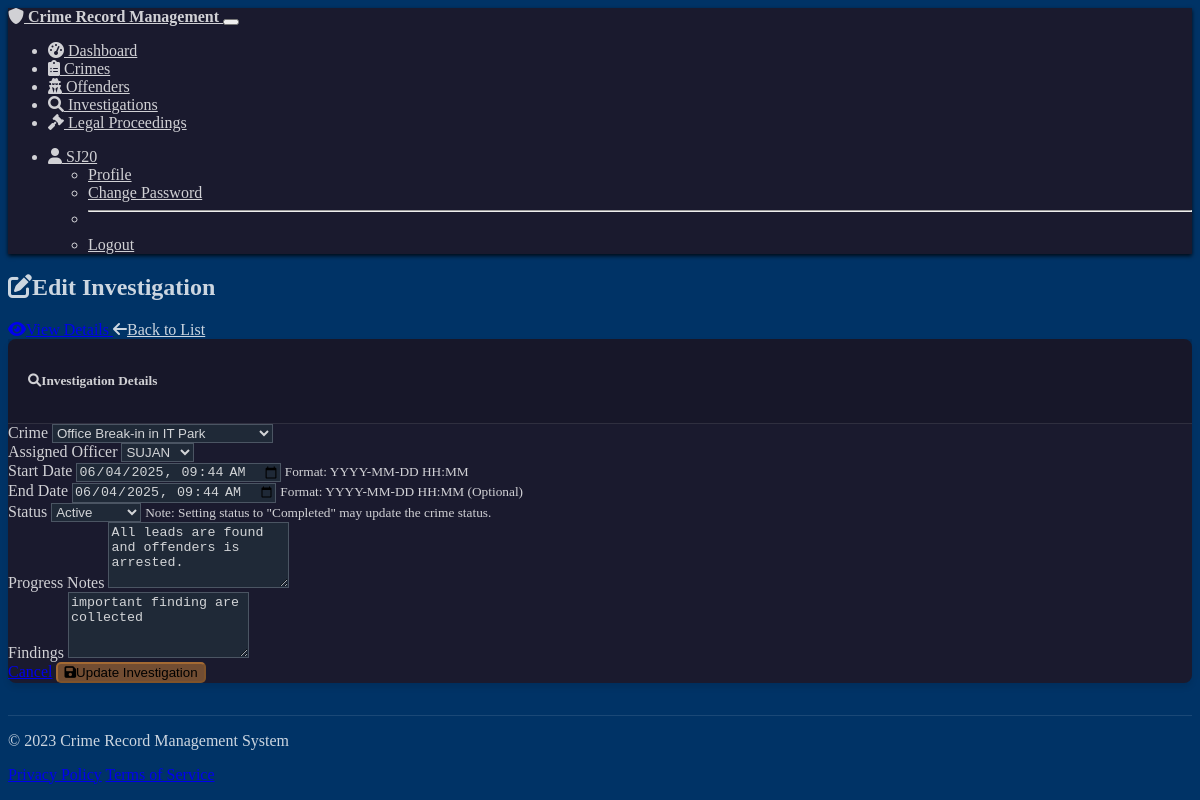
The app's page /investigations/edit/2 (signed in) with its own data.
### models.py (models this page shows, shortened)
class User(UserMixin, db.Model):
    id = db.Column(db.Integer, primary_key=True)
    username = db.Column(db.String(64), unique=True, nullable=False)
    password_hash = db.Column(db.String(256), nullable=False)
    email = db.Column(db.String(120), unique=True, nullable=False)
    full_name = db.Column(db.String(100), nullable=False)
    role = db.Column(db.String(20), nullable=False, default='police')  # 'admin' or 'police'
    badge_number = db.Column(db.String(20), nullable=True)
    department = db.Column(db.String(100), nullable=True)
    created_at = db.Column(db.DateTime, default=datetime.utcnow)
    crimes = db.relationship('Crime', backref='reported_by_user', lazy=True)
    investigations = db.relationship('Investigation', backref='assigned_officer', lazy=True)
    def is_admin(self):
        return self.role == 'admin'

class Investigation(db.Model):
    id = db.Column(db.Integer, primary_key=True)
    crime_id = db.Column(db.Integer, db.ForeignKey('crime.id'), nullable=False)
    officer_id = db.Column(db.Integer, db.ForeignKey('user.id'), nullable=False)
    start_date = db.Column(db.DateTime, default=datetime.utcnow)
    end_date = db.Column(db.DateTime, nullable=True)
    status = db.Column(db.String(20), nullable=False, default='Active')  # Active, Suspended, Completed
    progress_notes = db.Column(db.Text, nullable=True)
    findings = db.Column(db.Text, nullable=True)
    created_at = db.Column(db.DateTime, default=datetime.utcnow)
    updated_at = db.Column(db.DateTime, default=datetime.utcnow, onupdate=datetime.utcnow)

### officer.py (the view, shortened to what this page needs)
@app.route('/investigations/edit/<int:investigation_id>', methods=['GET', 'POST'])
@login_required
def investigation_edit(investigation_id):
    investigation = Investigation.query.get_or_404(investigation_id)
    if not current_user.is_admin() and investigation.officer_id != current_user.id:
        abort(403)
    form = InvestigationForm()
    if current_user.is_admin():
        form.crime_id.choices = [(c.id, c.title) for c in Crime.query.all()]
    else:
        form.crime_id.choices = [(c.id, c.title) for c in Crime.query.filter_by(reported_by=current_user.id).all()]
    form.officer_id.choices = [(o.id, o.full_name) for o in User.query.filter_by(role='police').all()]
    if request.method == 'GET':
        form.crime_id.data = investigation.crime_id
        form.officer_id.data = investigation.officer_id
        form.start_date.data = investigation.start_date
        form.end_date.data = investigation.end_date
        form.status.data = investigation.status
        form.progress_notes.data = investigation.progress_notes
        form.findings.data = investigation.findings
    return render_template('investigations/edit.html',
                          title='Edit Investigation',
                          form=form,
                          investigation=investigation)

### forms.py
class InvestigationForm(FlaskForm):
    crime_id = SelectField('Crime', coerce=int, validators=[DataRequired()])
    officer_id = SelectField('Assigned Officer', coerce=int, validators=[DataRequired()])
    start_date = FlexibleDateTimeField('Start Date', format='%Y-%m-%dT%H:%M', default=datetime.now, validators=[DataRequired()])
    end_date = FlexibleDateTimeField('End Date', format='%Y-%m-%dT%H:%M', validators=[Optional()])
    status = SelectField('Status', choices=[
        ('Active', 'Active'),
        ('Suspended', 'Suspended'),
        ('Completed', 'Completed')
    ], validators=[DataRequired()])
    progress_notes = TextAreaField('Progress Notes', validators=[Optional()])
    findings = TextAreaField('Findings', validators=[Optional()])

### app.py (called while the page is built)
    @login_manager.user_loader
    def load_user(user_id):
        return User.query.get(int(user_id))

    @app.context_processor
    def utility_functions():
        return {
            'calculate_age': calculate_age,
            'format_date': format_date,
            'format_date_short': format_date_short,
            'get_status_badge_color': get_status_badge_color
        }

### templates/investigations/edit.html (shortened to what this page needs)
{% extends "base.html" %}
{% block content %}
<div class="container">
    <div class="d-flex justify-content-between align-items-center mb-4">
        <h2><i class="fas fa-edit me-2"></i>Edit Investigation</h2>
        <div>
            <a href="{{ url_for('investigation_view', investigation_id=investigation.id) }}" class="btn btn-outline-info me-2">
                <i class="fas fa-eye me-2"></i>View Details
            </a>
            <a href="{{ url_for('investigations_list') }}" class="btn btn-outline-secondary">
                <i class="fas fa-arrow-left me-2"></i>Back to List
            </a>
        </div>
    </div>
    <div class="card">
        <div class="card-header">
            <h5 class="mb-0"><i class="fas fa-search me-2"></i>Investigation Details</h5>
        </div>
        <div class="card-body">
            <form method="POST" action="">
                <div class="row mb-3">
                    <div class="col-md-6">
                        {{ form.crime_id.label(class="form-label") }}
                        {% if form.crime_id.errors %}
                            {{ form.crime_id(class="form-select is-invalid") }}
                            <div class="invalid-feedback">
                                {% for error in form.crime_id.errors %}
                                    <span>{{ error }}</span>
                                {% endfor %}
                            </div>
                        {% else %}
                            {{ form.crime_id(class="form-select") }}
                        {% endif %}
                    </div>
                    <div class="col-md-6">
                        {{ form.officer_id.label(class="form-label") }}
                        {% if form.officer_id.errors %}
                            {{ form.officer_id(class="form-select is-invalid") }}
                            <div class="invalid-feedback">
                                {% for error in form.officer_id.errors %}
                                    <span>{{ error }}</span>
                                {% endfor %}
                            </div>
                        {% else %}
                            {{ form.officer_id(class="form-select") }}
                        {% endif %}
                    </div>
                </div>
                <div class="row mb-3">
                    <div class="col-md-6">
                        {{ form.start_date.label(class="form-label") }}
                        {% if form.start_date.errors %}
                            {{ form.start_date(class="form-control is-invalid", type="datetime-local") }}
                            <div class="invalid-feedback">
                                {% for error in form.start_date.errors %}
                                    <span>{{ error }}</span>
                                {% endfor %}
                            </div>
                        {% else %}
                            {{ form.start_date(class="form-control", type="datetime-local") }}
                        {% endif %}
                        <small class="form-text text-muted">Format: YYYY-MM-DD HH:MM</small>
                    </div>
                    <div class="col-md-6">
                        {{ form.end_date.label(class="form-label") }}
                        {% if form.end_date.errors %}
                            {{ form.end_date(class="form-control is-invalid", type="datetime-local") }}
                            <div class="invalid-feedback">
                                {% for error in form.end_date.errors %}
                                    <span>{{ error }}</span>
                                {% endfor %}
                            </div>
                        {% else %}
                            {{ form.end_date(class="form-control", type="datetime-local") }}
                        {% endif %}
                        <small class="form-text text-muted">Format: YYYY-MM-DD HH:MM (Optional)</small>
                    </div>
                </div>
                <div class="mb-3">
                    {{ form.status.label(class="form-label") }}
                    {% if form.status.errors %}
                        {{ form.status(class="form-select is-invalid") }}
                        <div class="invalid-feedback">
                            {% for error in form.status.errors %}
                                <span>{{ error }}</span>
                            {% endfor %}
                        </div>
                    {% else %}
                        {{ form.status(class="form-select") }}
                    {% endif %}
                    <small class="form-text text-muted">Note: Setting status to "Completed" may update the crime status.</small>
                </div>
                <div class="mb-3">
                    {{ form.progress_notes.label(class="form-label") }}
                    {% if form.progress_notes.errors %}
                        {{ form.progress_notes(class="form-control is-invalid", rows="4") }}
                        <div class="invalid-feedback">
                            {% for error in form.progress_notes.errors %}
                                <span>{{ error }}</span>
                            {% endfor %}
                        </div>
                    {% else %}
                        {{ form.progress_notes(class="form-control", rows="4") }}
                    {% endif %}
                </div>
                <div class="mb-3">
                    {{ form.findings.label(class="form-label") }}
                    {% if form.findings.errors %}
                        {{ form.findings(class="form-control is-invalid", rows="4") }}
                        <div class="invalid-feedback">
                            {% for error in form.findings.errors %}
                                <span>{{ error }}</span>
                            {% endfor %}
                        </div>
                    {% else %}
                        {{ form.findings(class="form-control", rows="4") }}
                    {% endif %}
                </div>
                <div class="d-grid gap-2 d-md-flex justify-content-md-end">
                    <a href="{{ url_for('investigation_view', investigation_id=investigation.id) }}" class="btn btn-secondary me-md-2">Cancel</a>
                    <button type="submit" class="btn btn-primary">
                        <i class="fas fa-save me-2"></i>Update Investigation
                    </button>
                </div>
            </form>
        </div>
    </div>
</div>
{% endblock %}

### templates/base.html (shortened to what this page needs)
<!DOCTYPE html>
<html lang="en" data-bs-theme="dark">
<head>
    <link rel="stylesheet" href="https://cdn.replit.com/agent/bootstrap-agent-dark-theme.min.css">
    <link rel="stylesheet" href="https://cdnjs.cloudflare.com/ajax/libs/font-awesome/6.0.0/css/all.min.css">
    <link rel="stylesheet" href="{{ url_for('static', filename='css/custom.css') }}">
</head>
<body>
    <nav class="navbar navbar-expand-lg navbar-dark bg-dark mb-4">
        <div class="container">
            <a class="navbar-brand" href="{{ url_for('index') }}">
                <i class="fas fa-shield-alt me-2"></i>
                Crime Record Management
            </a>
            <button class="navbar-toggler" type="button" data-bs-toggle="collapse" data-bs-target="#navbarNav" aria-controls="navbarNav" aria-expanded="false" aria-label="Toggle navigation">
            </button>
            <div class="collapse navbar-collapse" id="navbarNav">
                <ul class="navbar-nav me-auto">
                    {% if current_user.is_authenticated %}
                    <li class="nav-item">
                        <a class="nav-link" href="{{ url_for('dashboard') }}">
                            <i class="fas fa-tachometer-alt me-1"></i> Dashboard
                        </a>
                    </li>
                    <li class="nav-item">
                        <a class="nav-link" href="{{ url_for('crimes_list') }}">
                            <i class="fas fa-clipboard-list me-1"></i> Crimes
                        </a>
                    </li>
                    <li class="nav-item">
                        <a class="nav-link" href="{{ url_for('offenders_list') }}">
                            <i class="fas fa-user-secret me-1"></i> Offenders
                        </a>
                    </li>
                    <li class="nav-item">
                        <a class="nav-link" href="{{ url_for('investigations_list') }}">
                            <i class="fas fa-search me-1"></i> Investigations
                        </a>
                    </li>
                    <li class="nav-item">
                        <a class="nav-link" href="{{ url_for('legal_list') }}">
                            <i class="fas fa-gavel me-1"></i> Legal Proceedings
                        </a>
                    </li>
                    {% endif %}
                </ul>
                <ul class="navbar-nav">
                    {% if current_user.is_authenticated %}
                    <li class="nav-item dropdown">
                        <a class="nav-link dropdown-toggle" href="#" id="userDropdown" role="button" data-bs-toggle="dropdown" aria-expanded="false">
                            <i class="fas fa-user me-1"></i> {{ current_user.username }}
                        </a>
                        <ul class="dropdown-menu dropdown-menu-end" aria-labelledby="userDropdown">
                            <li><a class="dropdown-item" href="{{ url_for('profile') }}">Profile</a></li>
                            <li><a class="dropdown-item" href="{{ url_for('change_password') }}">Change Password</a></li>
                            <li><hr class="dropdown-divider"></li>
                            <li><a class="dropdown-item" href="{{ url_for('logout') }}">Logout</a></li>
                        </ul>
                    </li>
                    {% endif %}
                </ul>
            </div>
        </div>
    </nav>
    <main class="container">
        {% block content %}{% endblock %}
    </main>
    <footer class="footer mt-5 py-3 bg-dark">
        <div class="container">
            <div class="row">
                <div class="col-md-6">
                    <p class="text-muted">&copy; 2023 Crime Record Management System</p>
                </div>
                <div class="col-md-6 text-end">
                    <a href="#" class="text-muted me-3">Privacy Policy</a>
                    <a href="#" class="text-muted">Terms of Service</a>
                </div>
            </div>
        </div>
    </footer>
</body>
</html>

### static/css/custom.css (style rules this page uses)
:root { --primary-color: #003366; --secondary-color: #1A1A2E; --accent-color: #e692386f; --success-color: #228b2298; --danger-color: #b222227b; --warning-color: #FFA500; --text-light: #FFFFFFCC; --text-dark: #212529; --bg-light: #F5F7FA; --border-light: #D1D1D1; --link-blue: #0056B3; }
body { background-color: var(--primary-color); color: var(--text-light); }
.card { background-color: var(--secondary-color); border-radius: 8px; box-shadow: 0 4px 6px rgba(0, 0, 0, 0.1); transition: transform 0.3s ease; margin-bottom: 20px; border: none; }
.card-header { padding: 0.75rem 1.25rem; border-bottom: 1px solid rgba(255, 255, 255, 0.1); background-color: rgba(0, 0, 0, 0.1); }
.navbar { background-color: #1A1A2E; box-shadow: 0 2px 4px rgba(0, 0, 0, 0.807); }
.navbar-dark .navbar-brand { color: var(--text-light); font-weight: 700; }
.nav-link { color: var(--text-light) !important; }
.form-control, .form-select, textarea { background-color: #1f2937; border: 1px solid #4b5563; color: var(--text-light); }
textarea::placeholder, .form-control::placeholder { color: rgba(255, 255, 255, 0.5); }
.btn { border-radius: 5px; font-weight: 500; }
.btn-primary { background-color: var(--accent-color); border-color: var(--accent-color); }
.btn-outline-secondary { color: var(--text-light); border-color: var(--text-light); }
footer { background-color: var(--primary-color) !important; border-top: 1px solid rgba(255, 255, 255, 0.1); margin-top: 2rem; color: var(--text-light); }
.form-label { color: var(--text-light); font-weight: 500; }
.dropdown-menu { background-color: var(--secondary-color); border-color: rgba(255, 255, 255, 0.1); }
.dropdown-item { color: var(--text-light); }

### records on screen
User: username "SJ20"
Investigation: crime_id "Office Break-in in IT Park", officer_id "SUJAN", start_date "06/04/2025 09:44", end_date "06/04/2025 09:44", status "Active", progress_notes "All leads are found and offenders is arrested.", findings "important finding are collected"
